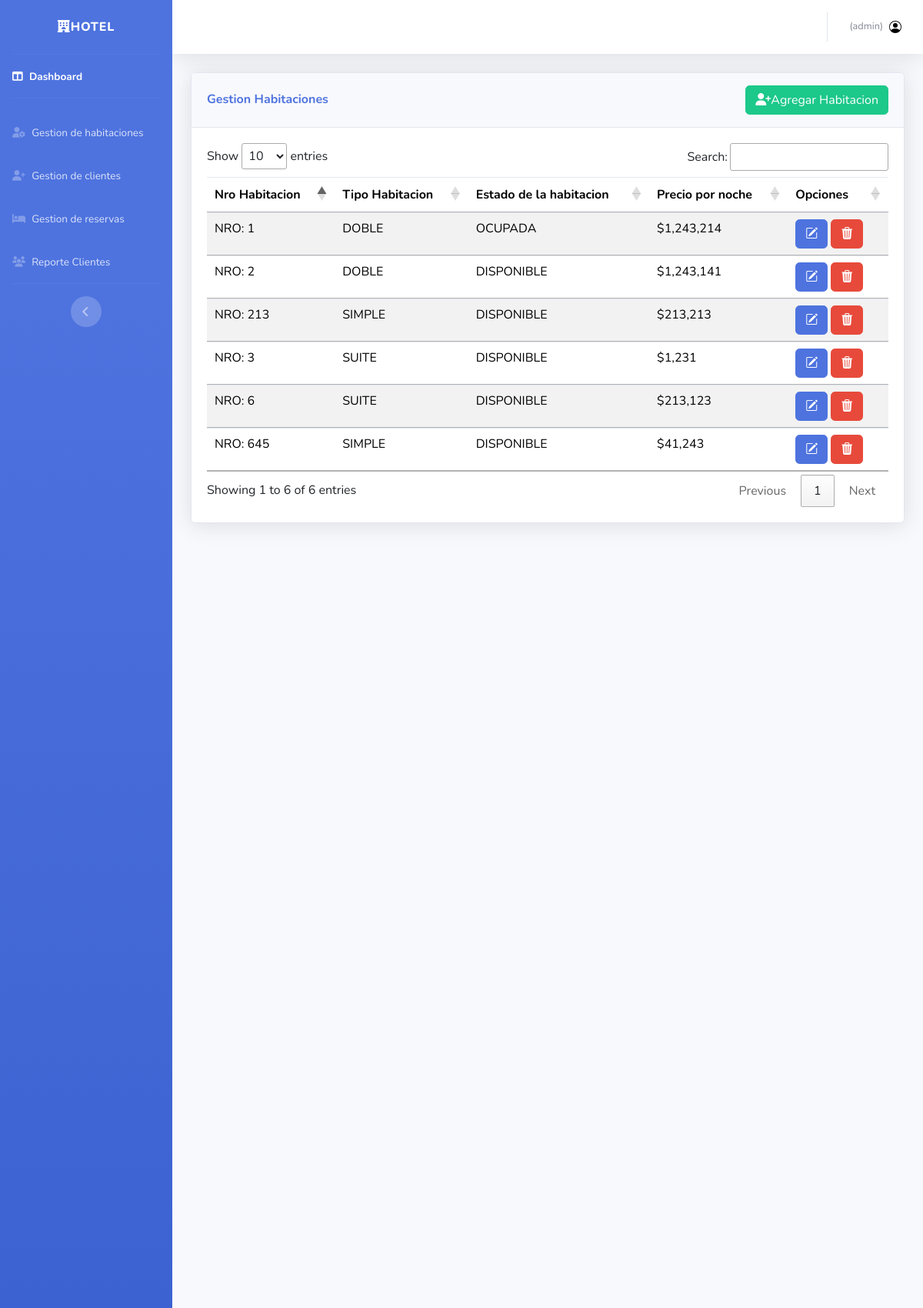
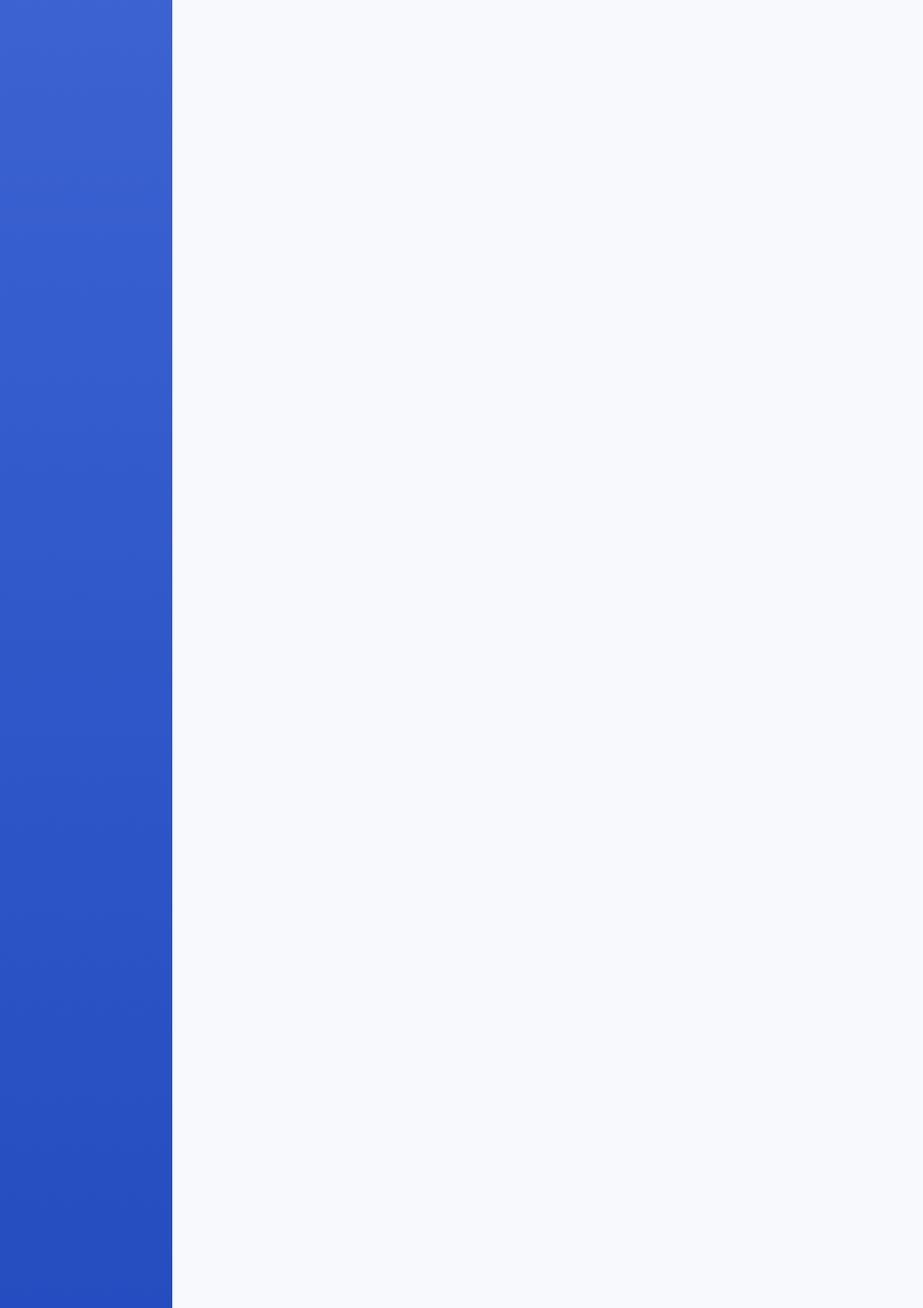
/Hotel/gestion_hab/ (signed in, upper part), run on the app's committed database (2 pictures, top to bottom).
### Hotel/models.py (models this page shows, shortened)
class TipoUsuario(AbstractUser):
    TIPO_USUARIO = [
        ('ADMINISTRADOR', 'Administrador de Hotel'),
        ('ENCARGADO', 'Encargado de Hotel'),
        ('AUXILIAR', 'Auxiliar de Aseo'),
    ]
    name= models.CharField(max_length=200)
    last_name= models.CharField(max_length=200)
    avatar = models.ImageField(null=True, blank=True,upload_to="techs")
    tipo_usuario = models.CharField(max_length=20, choices=TIPO_USUARIO, verbose_name="Tipo de Usuario")
    codigo_usuario = models.UUIDField(default=uuid.uuid4, unique=True, verbose_name="Código de Usuario")
    direccion = models.CharField(max_length=100, blank=True, null=True, verbose_name="Dirección")
    telefono = models.IntegerField(blank=True, null=True, verbose_name="Teléfono")
    created_at = models.DateTimeField(auto_now_add=True, verbose_name="Fecha de Creación")
    updated_at = models.DateTimeField(auto_now=True, verbose_name="Fecha de Última Actualización")

class Habitacion(models.Model):
    ESTADO_HABITACION = [
        ('DISPONIBLE', 'Disponible'),
        ('OCUPADA', 'Ocupada'),
        ('LIMPIEZA', 'Limpieza'),
    ]
    TIPO_HABITACION = [
        ('SIMPLE', 'Simple'),
        ('DOBLE', 'Doble'),
        ('SUITE', 'Suite'),
    ]
    numero_habitacion = models.PositiveIntegerField(primary_key=True, validators=[MinValueValidator(1)],unique=True,verbose_name="Número de Habitación")
    tipo_habitacion = models.CharField(max_length=50, choices=TIPO_HABITACION, verbose_name="Tipo de Habitación")
    estado_habitacion = models.CharField(max_length=20, choices=ESTADO_HABITACION, default='DISPONIBLE', verbose_name="Estado de la Habitación")
    precio_habitacion = models.PositiveIntegerField(validators=[MinValueValidator(1)],verbose_name="Precio")
    created_at = models.DateTimeField(auto_now_add=True, verbose_name="Fecha de Creación")
    updated_at = models.DateTimeField(auto_now=True, verbose_name="Fecha de Última Actualización")

### Hotel/views.py (the view)
# urls.py: path('gestion_hab/',ManageRoomsView.as_view(),name='gestion_hab'),
class ManageRoomsView(LoginRequiredMixin,ListView):
    model = Habitacion
    template_name = 'Hotel/gestion_habitaciones.html'
    context_object_name = 'rooms'
    def get_context_data(self, **kwargs):
        context = super().get_context_data(**kwargs)
        context['form'] = RoomForm()
        return context

### Hotel/forms.py
class RoomForm(forms.ModelForm):
    ESTADO_HABITACION = [
        ('DISPONIBLE', 'Disponible'),
        ('OCUPADA', 'Ocupada'),
        ('LIMPIEZA', 'Limpieza'),
    ]
    TIPO_HABITACION = [
        ('', 'Seleccione un tipo de habitacion'),
        ('SIMPLE', 'Simple'),
        ('DOBLE', 'Doble'),
        ('SUITE', 'Suite'),
    ]
    tipo_habitacion = forms.ChoiceField(
        choices=TIPO_HABITACION,
        widget=forms.Select(attrs={'class': 'form-select'})
    )
    estado_habitacion = forms.ChoiceField(
        choices=ESTADO_HABITACION,
        widget=forms.Select(attrs={'class': 'form-select'})
    )
    class Meta:
        model = Habitacion
        fields = ['numero_habitacion', 'tipo_habitacion','estado_habitacion','precio_habitacion']
        widgets  = {
                'numero_habitacion': forms.TextInput(attrs={'class': 'form-control'}),
                'precio_habitacion': forms.TextInput(attrs={'class': 'form-control'})
        }

### Hotel/context_processors.py (called while the page is built)
def user_info(request):
    if request.user.is_authenticated:
        user_profile = TipoUsuario.objects.filter(username=request.user.username).first()
        return {
            'user_name': request.user.username,
            'user': user_profile
        }
    return {}

### Hotel/templates/Hotel/gestion_habitaciones.html (shortened to what this page needs)
{% extends 'Hotel/base.html' %}
{% load static %}
{% block extra_styles %}
<link href="{%  static 'css/adicional.css' %}" rel="stylesheet" type="text/css">
{% endblock %}
{% block content %}
<div class="container-fluid">
    <div class="card shadow mb-4">
        <div class="card-header py-3 d-flex justify-content-between align-items-center">
            <h6 class="m-0 font-weight-bold text-primary">Gestion Habitaciones</h6>
            {%if user.tipo_usuario != 'AUXILIAR'%}
            <a class="btn btn-success botones " data-bs-toggle="modal" data-bs-target="#staticBackdrop"><i class="fa-solid fa-user-plus"></i>Agregar Habitacion</a>
            {%endif%}
        </div>
        <div class="card-body">
            <div class="table-responsive">
                <table id="ticket-table" class="table table-striped">
                    <thead>
                        <tr>
                            <th>Nro Habitacion</th>
                            <th>Tipo Habitacion</th>
                            <th>Estado de la habitacion</th>
                            <th>Precio por noche</th>
                            <th>Opciones</th>
                        </tr>
                    </thead>
                    <tbody>
                        {% for hab in rooms %}
                        <tr>
                            <td>
                               NRO: {{hab.numero_habitacion}}
                            </td>
                            <td>
                                {{hab.tipo_habitacion}}
                            </td>
                            <td>
                                {{hab.estado_habitacion}}
                            </td>
                            <td>
                                ${{hab.precio_habitacion}}
                            </td>
                            <td>
                                {%if user.tipo_usuario != 'AUXILIAR'%}
                                <a href="{% url 'update_room' hab.numero_habitacion %}" class="btn btn-primary"> <i class="bi bi-pencil-square"title="Editar habitacion"></i></a>
                                <form method="post" action="{% url 'delete_room' hab.numero_habitacion %}" id="delete-form" style="display: inline;">
                                    <button type="submit" class="btn btn-danger me-2 sm delete-btn">
                                        <i class="bi bi-trash3-fill"></i>
                                    </button>
                                </form>
                                {%endif%}
                            </td>
                        </tr>
                        {% endfor %}
                    </tbody>
                </table>
            </div>
        </div>
    </div>
</div>
<div class="modal-dialog modal-dialog-centered">
</div>
{% endblock %}

### Hotel/templates/Hotel/base.html (shortened to what this page needs)
<!DOCTYPE html>
<html lang="en">
<head>
    {% load static %}
    <link href="{% static 'fontawesome-free/css/all.min.css' %}" rel="stylesheet" type="text/css">
    <link href="https://cdn.jsdelivr.net/npm/bootstrap@5.3.3/dist/css/bootstrap.min.css" rel="stylesheet"
>
    <link rel="stylesheet" href="https://cdn.datatables.net/1.13.6/css/jquery.dataTables.min.css">
    <link href="https://cdn.jsdelivr.net/npm/sweetalert2@11.14.3/dist/sweetalert2.min.css" rel="stylesheet">
    <link rel="stylesheet" href="https://cdn.jsdelivr.net/npm/bootstrap-icons@1.11.3/font/bootstrap-icons.min.css">
    <link href="{% static 'css/sb-admin-2.min.css' %}" rel="stylesheet">
    {% block extra_styles %}
    {% endblock %}
</head>
<body id="page-top">
    <div id="wrapper">
        <ul class="navbar-nav bg-gradient-primary sidebar sidebar-dark accordion" id="accordionSidebar">
            <a class="sidebar-brand d-flex align-items-center justify-content-center" href="{% url 'home' %}">
                <div class="sidebar-brand-text mx-3"><i class="fa-solid fa-hotel"></i>Hotel</div>
            </a>
            <hr class="sidebar-divider my-0">
            <li class="nav-item active">
                <a class="nav-link" href="{% url 'home' %}">
                    <i class="fa-solid fa-table-columns"></i>
                    <span>Dashboard</span></a>
            </li>
            <hr class="sidebar-divider">
            <li class="nav-item ">
                <a class="nav-link collapsed" href="{% url 'gestion_hab' %}" >
                    <i class="fa-solid fa-user-gear"></i>
                    <span>Gestion de habitaciones</span>
                </a>
            </li>
            {% if user.tipo_usuario == 'ADMINISTRADOR' or user.tipo_usuario == 'ENCARGADO' or user.is_superuser %}
            <li class="nav-item ">
                <a class="nav-link collapsed" href="{% url 'gestion_cli' %}" >
                    <i class="fa-solid fa-user-plus"></i>
                    <span>Gestion de clientes</span>
                </a>
            </li>
            <li class="nav-item ">
                <a class="nav-link collapsed" href="{% url 'reserva' %}" >
                    <i class="fa-solid fa-bed"></i>
                    <span>Gestion de reservas</span>
                </a>
            </li>
            <li class="nav-item">
                <a class="nav-link" href="{% url 'clientes' %}">
                    <i class="fa-solid fa-users"></i>
                    <span>Reporte Clientes</span></a>
            </li>
            {%endif%}
            <hr class="sidebar-divider d-none d-md-block">
        <div class="text-center d-none d-md-inline">
            <button class="rounded-circle border-0" id="sidebarToggle"></button>
        </div>
        </ul>
        <div id="content-wrapper" class="d-flex flex-column">
            <div id="content">
                <nav class="navbar navbar-expand navbar-light bg-white topbar mb-4 static-top shadow">
                    <ul class="navbar-nav ml-auto">
                        <li class="nav-item dropdown no-arrow">
                            <a class="nav-link dropdown-toggle" href="#" id="userDropdown" role="button"
                                data-toggle="dropdown" aria-haspopup="true" aria-expanded="false">
                                {% if user.is_superuser %}
                                <span id="username" class="mr-2 d-none d-lg-inline text-gray-600 small">{{user.name}} {{user.last_name}} ({{user.username}})</span>
                                {%else%}
                                <span id="username" class="mr-2 d-none d-lg-inline text-gray-600 small">{{user.name}} {{user.last_name}} ({{user.tipo_usuario}})</span>
                                {%endif%}
                                <img src="{% static 'img/person-circle.svg' %}" alt="Logo">
                            </a>
                        </li>
                    </ul>
                </nav>
                    {% block content %}
                    {% endblock %}
                </div>
            </div>
        </div>
</body>
</html>

### data on the page
TipoUsuario: username "admin"
Habitacion: numero_habitacion "1", tipo_habitacion "DOBLE", estado_habitacion "OCUPADA", precio_habitacion "1,243,214"
Habitacion: numero_habitacion "2", tipo_habitacion "DOBLE", estado_habitacion "DISPONIBLE", precio_habitacion "1,243,141"
Habitacion: numero_habitacion "3", tipo_habitacion "SUITE", estado_habitacion "DISPONIBLE", precio_habitacion "1,231"
Habitacion: numero_habitacion "6", tipo_habitacion "SUITE", estado_habitacion "DISPONIBLE", precio_habitacion "213,123"
Habitacion: numero_habitacion "213", tipo_habitacion "SIMPLE", estado_habitacion "DISPONIBLE", precio_habitacion "213,213"
Habitacion: numero_habitacion "645", tipo_habitacion "SIMPLE", estado_habitacion "DISPONIBLE", precio_habitacion "41,243"
